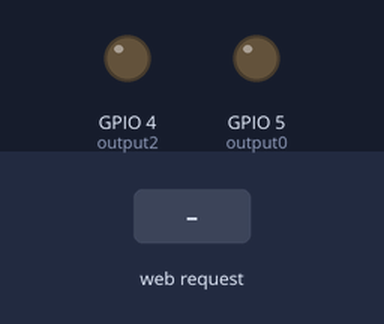
This sketch was run on a simulated ESP8266 (NodeMCU). Shown: output pins drawn as LEDs (lit = HIGH). The inputs (shaded band) are chosen by the test bench. WiFi joins after 1.5 s; servers stay silent unless stated; what the sketch prints to the serial monitor is not drawn.

Above: at 2.7 s.
2.8 s: HTTP request GET /5/on received
At 3.1 s:
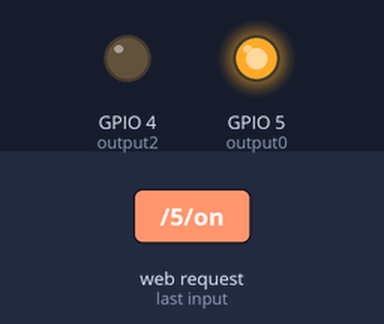
4.3 s: HTTP request GET /4/on received
At 5.4 s:
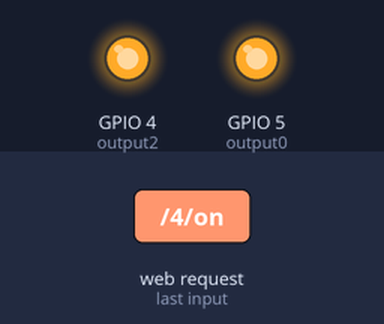
5.8 s: HTTP request GET /5/off received
At 6.5 s:
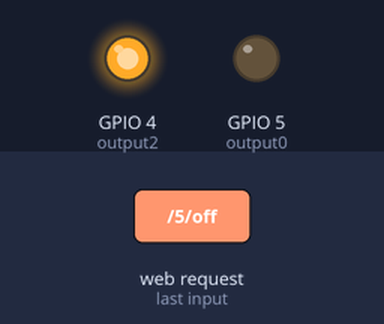
7.3 s: HTTP request GET /4/off received
At 7.7 s:
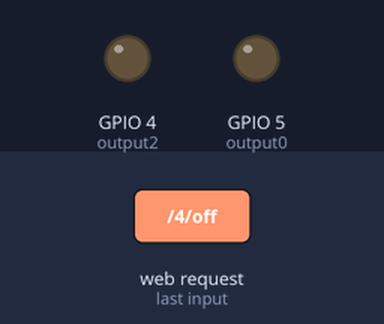
Timing chart, 0 to 9.8 s (numbered marks = the images above; inputs shaded):
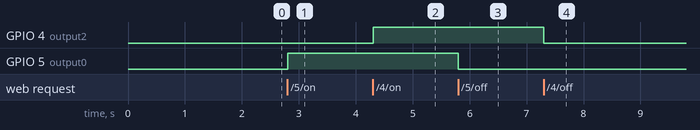

The sketch:

ESP8266_web.ino
```cpp
#include <ESP8266WiFi.h>

// Replace with your network credentials
const char* ssid     = "Age";
const char* password = "ali123456";

// Set web server port number to 80
WiFiServer server(80);

// Variable to store the HTTP request
String header;

// Auxiliar variables to store the current output state
String output0State = "off";
String output2State = "off";

// Assign output variables to GPIO pins
const int output0 = 5;
const int output2 = 4;

void setup() {
  Serial.begin(115200);
  // Initialize the output variables as outputs
  pinMode(output0, OUTPUT);
  pinMode(output2, OUTPUT);
  // Set outputs to LOW
  digitalWrite(output0, LOW);
  digitalWrite(output2, LOW);

  // Connect to Wi-Fi network with SSID and password
  Serial.print("Connecting to ");
  Serial.println(ssid);
  WiFi.begin(ssid, password);
  while (WiFi.status() != WL_CONNECTED) {
    delay(500);
    Serial.print(".");
  }
  // Print local IP address and start web server
  Serial.println("");
  Serial.println("WiFi connected.");
  Serial.println("IP address: ");
  Serial.println(WiFi.localIP());
  server.begin();
}

void loop(){
  WiFiClient client = server.available();   // Listen for incoming clients

  if (client) {                             // If a new client connects,
    Serial.println("New Client.");          // print a message out in the serial port
    String currentLine = "";                // make a String to hold incoming data from the client
    while (client.connected()) {            // loop while the client's connected
      if (client.available()) {             // if there's bytes to read from the client,
        char c = client.read();             // read a byte, then
        Serial.write(c);                    // print it out the serial monitor
        header += c;
        if (c == '\n') {                    // if the byte is a newline character
          // if the current line is blank, you got two newline characters in a row.
          // that's the end of the client HTTP request, so send a response:
          if (currentLine.length() == 0) {
            // HTTP headers always start with a response code (e.g. HTTP/1.1 200 OK)
            // and a content-type so the client knows what's coming, then a blank line:
            client.println("HTTP/1.1 200 OK");
            client.println("Content-type:text/html");
            client.println("Connection: close");
            client.println();

            // turns the GPIOs on and off
            if (header.indexOf("GET /5/on") >= 0) {
              Serial.println("GPIO 5 on");
              output0State = "on";
              digitalWrite(output0, HIGH);
            } else if (header.indexOf("GET /5/off") >= 0) {
              Serial.println("GPIO 5 off");
              output0State = "off";
              digitalWrite(output0, LOW);
            } else if (header.indexOf("GET /4/on") >= 0) {
              Serial.println("GPIO 4 on");
              output2State = "on";
              digitalWrite(output2, HIGH);
            } else if (header.indexOf("GET /4/off") >= 0) {
              Serial.println("GPIO 4 off");
              output2State = "off";
              digitalWrite(output2, LOW);
            }

            // Display the HTML web page
            client.println("<!DOCTYPE html><html>");
            client.println("<head><meta name=\"viewport\" content=\"width=device-width, initial-scale=1\">");
            client.println("<link rel=\"icon\" href=\"data:,\">");
            // CSS to style the on/off buttons
            // Feel free to change the background-color and font-size attributes to fit your preferences
            client.println("<style>html { font-family: Helvetica; display: inline-block; margin: 0px auto; text-align: center;}");
            client.println(".button { background-color: #195B6A; border: none; color: white; padding: 16px 40px;");
            client.println("text-decoration: none; font-size: 30px; margin: 2px; cursor: pointer;}");
            client.println(".button2 {background-color: #77878A;}</style></head>");

            // Web Page Heading
            client.println("<body><h1>ESP8266 Web Server</h1>");

            // Display current state, and ON/OFF buttons for GPIO 5
            client.println("<p>GPIO 5 - State " + output0State + "</p>");
            // If the output0State is off, it displays the ON button
            if (output0State=="off") {
              client.println("<p><a href=\"/5/on\"><button class=\"button\">ON</button></a></p>");
            } else {
              client.println("<p><a href=\"/5/off\"><button class=\"button button2\">OFF</button></a></p>");
            }

            // Display current state, and ON/OFF buttons for GPIO 4
            client.println("<p>GPIO 4 - State " + output2State + "</p>");
            // If the output2State is off, it displays the ON button
            if (output2State=="off") {
              client.println("<p><a href=\"/4/on\"><button class=\"button\">ON</button></a></p>");
            } else {
              client.println("<p><a href=\"/4/off\"><button class=\"button button2\">OFF</button></a></p>");
            }
            client.println("</body></html>");

            // The HTTP response ends with another blank line
            client.println();
            // Break out of the while loop
            break;
          } else { // if you got a newline, then clear currentLine
            currentLine = "";
          }
        } else if (c != '\r') {  // if you got anything else but a carriage return character,
          currentLine += c;      // add it to the end of the currentLine
        }
      }
    }
    // Clear the header variable
    header = "";
    // Close the connection
    client.stop();
    Serial.println("Client disconnected.");
    Serial.println("");
  }
}
```

Measured:
- after the input at 2.8 s, GPIO 5 (output0): LOW → HIGH at once
- after the input at 4.3 s, GPIO 4 (output2): LOW → HIGH at once
- after the input at 5.8 s, GPIO 5 (output0): HIGH → LOW at once
- after the input at 7.3 s, GPIO 4 (output2): HIGH → LOW at once
